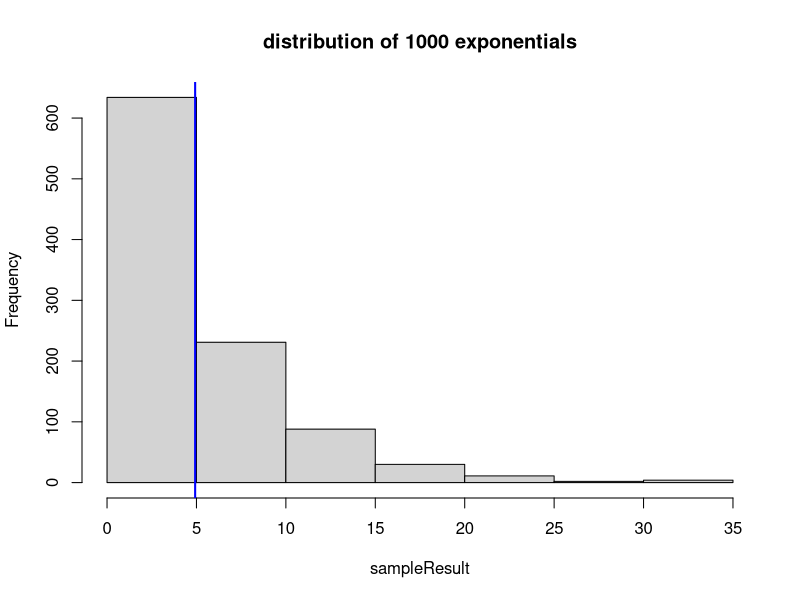
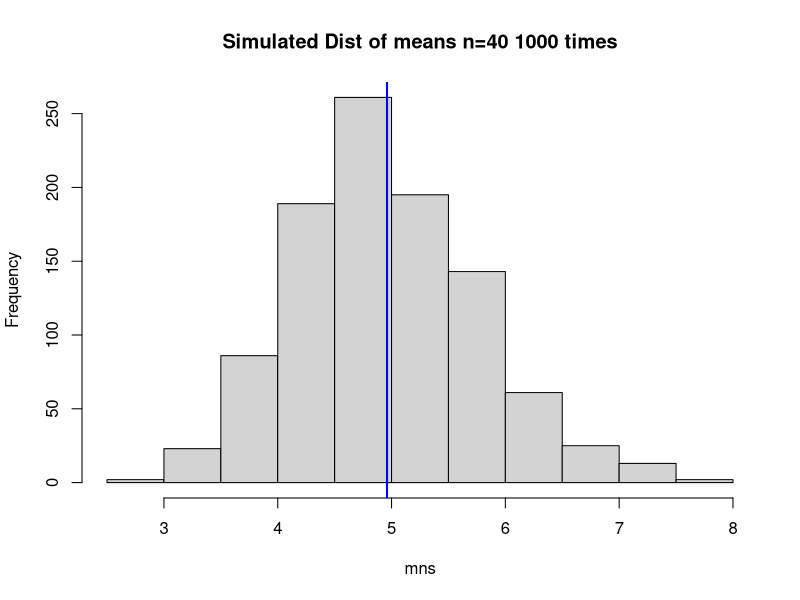
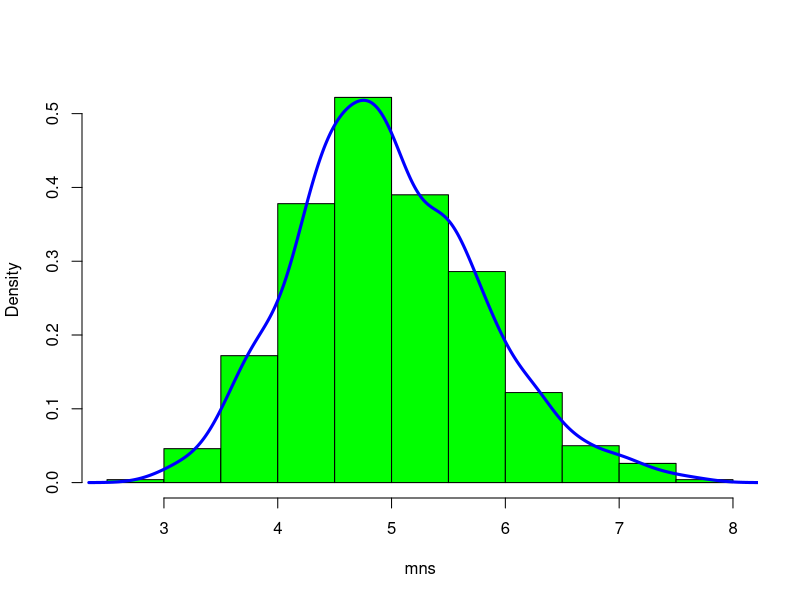

The R script that drew these images, in order:
## ---- chunk 1
knitr::opts_chunk$set(echo = TRUE)

## ---- chunk 2
set.seed(33)
lambda <- 0.2 # The rate parameter
n <- 40 # sample size

sampleResult <- (rexp(1000, lambda))


hist(sampleResult, main = "distribution of 1000 exponentials")

sampleMean <- mean(sampleResult)
abline(v = sampleMean, col = "blue", lwd = 2)

## ---- chunk 3
lambda <- 0.2 # The rate parameter
n <- 40 # sample size
mns = NULL

for (i in 1 : 1000) mns = c(mns, mean(rexp(n, lambda)))
hist(mns, main = "Simulated Dist of means n=40 1000 times")

simMean <- mean(mns)
abline(v = simMean, col = "blue", lwd = 2)

## ---- chunk 4
sampleMean <- mean(sampleResult)
sampleVariance <- var(mns)
sampleStdDev <- (1/lambda)/sqrt(n)

simMean <- mean(mns)
simVariance <- (1/lambda)^2/n
simStdDev <- (1/lambda)/sqrt(n)

## ---- chunk 5
hist(mns, prob=TRUE, col="green", main="", breaks=10)
lines(density(mns), lwd=3, col="blue")

